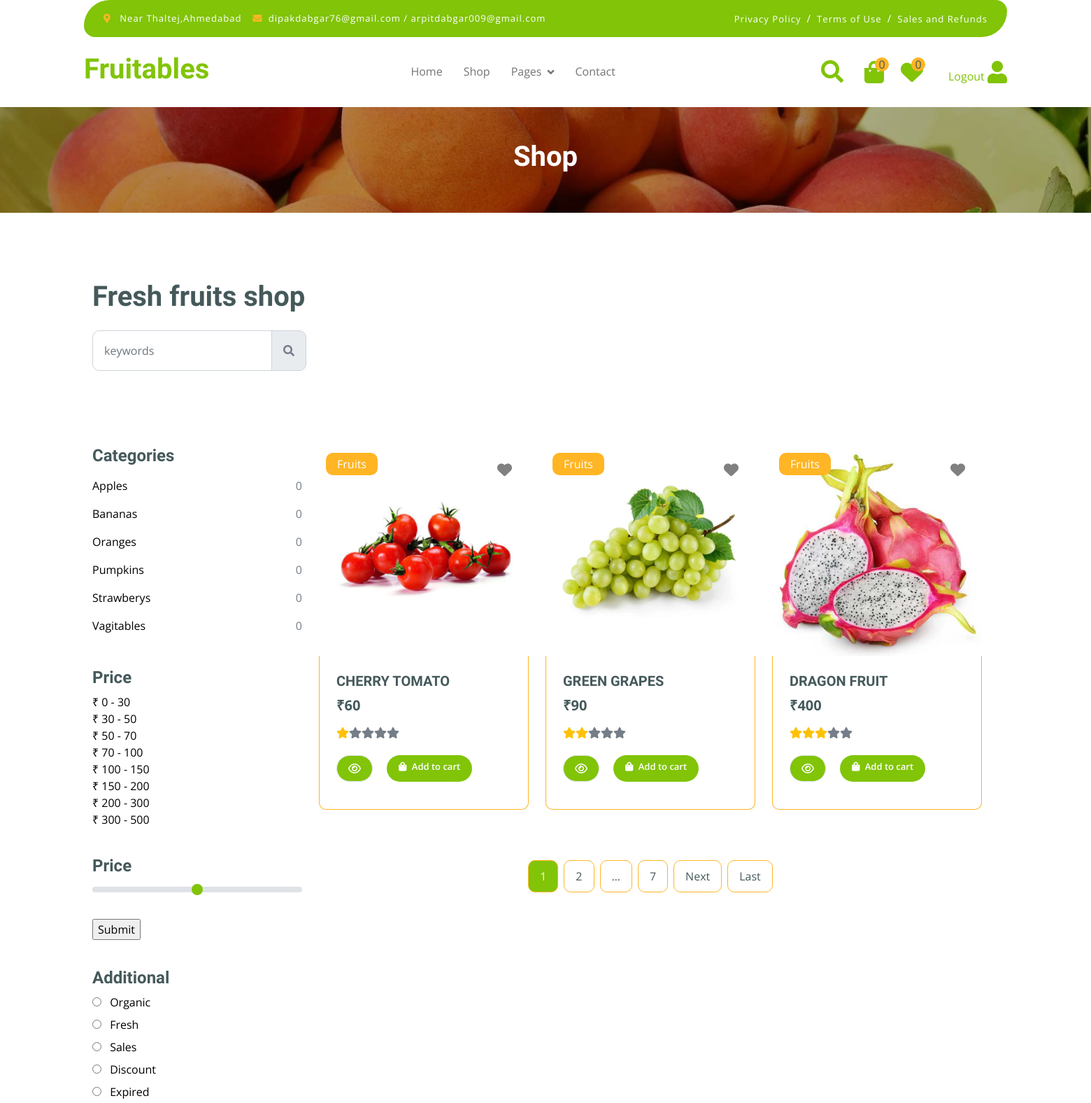
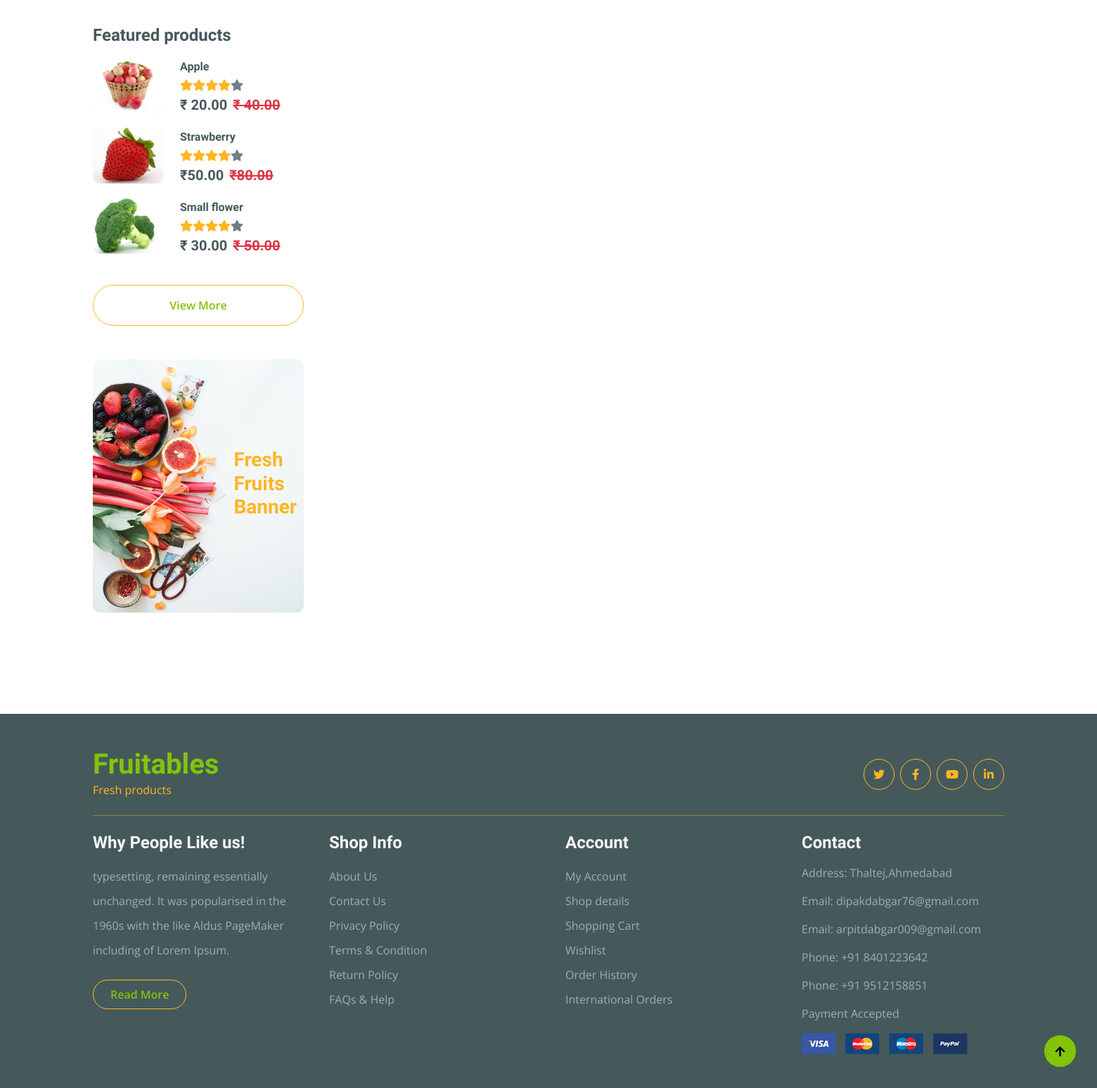
/shop (signed in), run on the app's committed database (2 pictures, top to bottom).
### app/models.py (models this page shows, shortened)
class category(models.Model):
    name1=models.CharField(max_length=30)

class price(models.Model):
    price1 = models.CharField(max_length=50)

class product(models.Model):
    main_category=models.ForeignKey(main_category,on_delete=models.CASCADE,blank=True,null=True)
    sub_category=models.ForeignKey(sub_category,on_delete=models.CASCADE,blank=True,null=True)
    price1=models.ForeignKey(price,on_delete=models.CASCADE,blank=True,null=True)
    name1=models.ForeignKey(category,on_delete=models.CASCADE,blank=True,null=True)
    img=models.ImageField(upload_to='media')
    star=models.IntegerField(default=0)
    name=models.CharField(max_length=50)
    price=models.IntegerField()
    des=models.TextField(blank=True,null=True)

### app/views.py (the view)
# urls.py: path('shop', views.shop, name='shop'),
def shop(request):
    if 'email' in request.session:
        uid=User.objects.get(email=request.session['email'])
        count=category.objects.filter(name1=uid).count()
        count=addcart.objects.filter(user=uid).count()
        pp=product.objects.all().order_by("-id")
        w_count=Add_Whishlist.objects.filter(user_id=uid).count()
        whishlist_product=Add_Whishlist.objects.filter(user_id=uid)
        l1=[]
        for i in whishlist_product:
            l1.append(i.product_id.id)
        mid=main_category.objects.all()
        cid=request.GET.get("cid")
        piz=price.objects.all()
        piz2=request.GET.get("piz2")
        cat=category.objects.all()
        cat2=request.GET.get("cat2")
        S=request.GET.get("sort")
        if cid:
            pp=product.objects.filter(sub_category=cid)
        elif piz2:
            pp=product.objects.filter(price1=piz2)
        elif cat2:
            pp=product.objects.filter(name1=cat2)
        elif S=="lth":
            pp=product.objects.all().order_by("price")
        elif S=="htl":
            pp=product.objects.all().order_by("-price")
        elif S=="atz":
            pp=product.objects.all().order_by("name")
        elif S=="zta":
            pp=product.objects.all().order_by("-name")
        else:
            pp=product.objects.all().order_by("-id")
        paginator=Paginator(pp,3)
        page_number=request.GET.get("page",1)
        pp=paginator.get_page(page_number)
        show_page=paginator.get_elided_page_range(page_number,on_each_side=1,on_ends=1)
        con={'pp':pp,
            'mid':mid,
            'cat':cat,
            'piz':piz,
            "min1":0,
            'count':count,
            'count':count,
            "w_count":w_count,
            "whishlist_product":whishlist_product,"l1":l1,"show_page":show_page}
        return render(request,"shop.html",con)
    else:
        return render(request,"login.html")

### app/templates/shop.html (shortened to what this page needs)
{% extends "index.html" %} {% load static %} {% block content %}
<div class="container-fluid page-header py-5">
  <h1 class="text-center text-white display-6">Shop</h1>
</div>
<div class="container-fluid fruite py-5">
  <div class="container py-5">
    <h1 class="mb-4">Fresh fruits shop</h1>
    <div class="row g-4">
      <div class="col-lg-12">
        <div class="row g-4">
          <div class="col-xl-3">
            <div class="input-group w-100 mx-auto d-flex">
              <input type="search" class="form-control p-3" placeholder="keywords" aria-describedby="search-icon-1" />
              <span id="search-icon-1" class="input-group-text p-3"><i class="fa fa-search"></i></span>
            </div>
          </div>
          <div class="col-6"></div>
          <div class="col-xl-3">
            <form method="get" action="{% url 'shop' %}" id="fruitform">
              <div class=" ps-3 py-3 rounded d-flex mb-4">
              </div>
            </form>
          </div>
        </div>
      </div>
      <div class="row g-4">
        <div class="col-lg-3">
          <div class="row g-4">
            <div class="col-lg-12">
              <div class="mb-3">
                <h4>Categories</h4>
                <ul class="list-unstyled fruite-categorie">
                  <li>
                    {% for i in cat %}
                    <div class="d-flex justify-content-between fruite-name">
                      <a href="/shop?cat2={{i.id}}" style="color:black;">{{i.name1}}</a>
                      <span>{{count}}</span>
                    </div>
                    {% endfor %}
                  </li>
                </ul>
              </div>
            </div>
            <div class="col-lg-12">
              <div class="mb-3">
                <h4 class="mb-2">Price</h4>
                {% for i in piz %}
                <a href="/shop?piz2={{i.id}}" style="color:black;font-size:large-50px"> &#8377; {{i.price1}}</a><br>
                {% endfor %}
              </div>
            </div>
            <form action="{% url 'filter_price' %}"  method="post">
              <div class="col-lg-12">
                  <div class="mb-3">
                      <h4 class="mb-2">Price</h4>
                      <input type="range" class="form-range w-100" id="rangeInput"   value="{{max1}}" oninput="amount.value=rangeInput.value" min="0" max="1500" name="max1">
                      <br/>
                      <input type="submit"  value="Submit" >
                  </div>
              </div>
          </form>
            <div class="col-lg-12">
              <div class="mb-3" style="color: black;">
                <h4>Additional</h4>
                <div class="mb-2">
                  <input type="radio" class="me-2" id="Categories-1" name="Categories-1" value="Beverages" />
                  <label for="Categories-1"> Organic</label>
                </div>
                <div class="mb-2">
                  <input type="radio" class="me-2" id="Categories-2" name="Categories-1" value="Beverages" />
                  <label for="Categories-2"> Fresh</label>
                </div>
                <div class="mb-2">
                  <input type="radio" class="me-2" id="Categories-3" name="Categories-1" value="Beverages" />
                  <label for="Categories-3"> Sales</label>
                </div>
                <div class="mb-2">
                  <input type="radio" class="me-2" id="Categories-4" name="Categories-1" value="Beverages" />
                  <label for="Categories-4"> Discount</label>
                </div>
                <div class="mb-2">
                  <input type="radio" class="me-2" id="Categories-5" name="Categories-1" value="Beverages" />
                  <label for="Categories-5"> Expired</label>
                </div>
              </div>
            </div>
            <div class="col-lg-12">
              <h4 class="mb-3">Featured products</h4>
              <div class="d-flex align-items-center justify-content-start">
                <div class="rounded me-4" style="width: 100px; height: 100px">
                  <img src="{% static 'img/featur-1.jpg' %}" class="img-fluid rounded" alt="" />
                </div>
                <div>
                  <h6 class="mb-2">Apple</h6>
                  <div class="d-flex mb-2">
                    <i class="fa fa-star text-secondary"></i>
                    <i class="fa fa-star text-secondary"></i>
                    <i class="fa fa-star text-secondary"></i>
                    <i class="fa fa-star text-secondary"></i>
                    <i class="fa fa-star"></i>
                  </div>
                  <div class="d-flex mb-2">
                    <h5 class="fw-bold me-2">₹ 20.00 </h5>
                    <h5 class="text-danger text-decoration-line-through">
                      ₹ 40.00
                    </h5>
                  </div>
                </div>
              </div>
              <div class="d-flex align-items-center justify-content-start">
                <div class="rounded me-4" style="width: 100px; height: 100px">
                  <img src="{% static 'img/featur-2.jpg' %}" class="img-fluid rounded" alt="" />
                </div>
                <div>
                  <h6 class="mb-2">
                    Strawberry</h6>
                  <div class="d-flex mb-2">
                    <i class="fa fa-star text-secondary"></i>
                    <i class="fa fa-star text-secondary"></i>
                    <i class="fa fa-star text-secondary"></i>
                    <i class="fa fa-star text-secondary"></i>
                    <i class="fa fa-star"></i>
                  </div>
                  <div class="d-flex mb-2">
                    <h5 class="fw-bold me-2">₹50.00</h5>
                    <h5 class="text-danger text-decoration-line-through">
                      ₹80.00
                    </h5>
                  </div>
                </div>
              </div>
              <div class="d-flex align-items-center justify-content-start">
                <div class="rounded me-4" style="width: 100px; height: 100px">
                  <img src="{% static 'img/featur-3.jpg' %}" class="img-fluid rounded" alt="" />
                </div>
                <div>
                  <h6 class="mb-2">Small flower</h6>
                <div class="d-flex mb-2">
                  <i class="fa fa-star text-secondary"></i>
                  <i class="fa fa-star text-secondary"></i>
                  <i class="fa fa-star text-secondary"></i>
                  <i class="fa fa-star text-secondary"></i>
                  <i class="fa fa-star"></i>
                </div>
                  <div class="d-flex mb-2">
                    <h5 class="fw-bold me-2">₹ 30.00</h5>
                    <h5 class="text-danger text-decoration-line-through">
                      ₹ 50.00
                    </h5>
                  </div>
                </div>
              </div>
              <div class="d-flex justify-content-center my-4">
                <a href="#" class="btn border border-secondary px-4 py-3 rounded-pill text-primary w-100">View More</a>
              </div>
            </div>
            <div class="col-lg-12">
              <div class="position-relative">
                <img src="{% static 'img/banner-fruits.jpg' %}" class="img-fluid w-100 rounded" alt="" />
                <div class="position-absolute" style="top: 50%; right: 10px; transform: translateY(-50%)">
                  <h3 class="text-secondary fw-bold">
                    Fresh <br />
                    Fruits <br />
                    Banner
                  </h3>
                </div>
              </div>
            </div>
          </div>
        </div>
        <div class="col-lg-9">
          <div class="row g-4 justify-content-center">
            {% for i in pp %}
            <div class="col-md-6 col-lg-6 col-xl-4">
              <div class="rounded position-relative fruite-item">
                <div class="fruite-img">
                  <img src="{{i.img.url}}" class="img-fluid w-100 rounded-top" alt="" style="height: 300px" />
                </div>
                <div class="text-white bg-secondary px-3 py-1 rounded position-absolute" style="top: 10px; left: 10px">
                  Fruits
                </div>
                {% if i.id in l1 %}
                <a href="{% url 'add_whishlist' i.id %}"  class="position-absolute top-0 end-0 me-4 my-4" >
                  <i class="fa-solid fa-heart text-danger" style="color: red;font-size :21px;"></i>
                </a>
                {% else %}
                <a href="{% url 'add_whishlist' i.id %}" class="position-absolute top-0 end-0 me-4 my-4">
                  <i class="fa-solid fa-heart "  style="color: gray;font-size :21px;"></i>
                </a>
                {% endif %}
                <div class="p-4 border border-secondary border-top-0 rounded-bottom" style="height: 220px;">
                  <h5>{{i.name}}</h5>
                  <div class="d-flex justify-content-between flex-lg-wrap">
                    <p class="text-dark fs-5 fw-bold mb-0">&#8377;{{i.price}}</p>
                  </div>
                  <div class="d-flex mb-4 mt-3" >
                    <i {% if i.star < 1 %} class="fa fa-star" {% else %} class="fa fa-star text-warning" {% endif %}></i>
                    <i {% if i.star < 2 %} class="fa fa-star " {% else %} class="fa fa-star text-warning" {% endif %}></i>
                    <i {% if i.star < 3 %} class="fa fa-star " {% else %} class="fa fa-star text-warning" {% endif %}></i>
                    <i {% if i.star < 4 %} class="fa fa-star" {% else %} class="fa fa-star text-warning" {% endif %}></i>
                    <i {% if i.star < 5 %} class="fa fa-star" {% else %} class="fa fa-star text-warning" {% endif %}></i>
                  </div>
                  <div style="display: flex; gap:20px;">
                    <a href="{% url 'shop_detail1' i.id %}" class="btn border  rounded-pill px-3 text-primary"  style="background-color: #81C408;color:white"><i
                        class="fa-regular fa-eye" style="color: white;"></i>
                    </a>
                    <a href="{% url 'add_to_cart' i.id %}" class="btn color:white rounded-pill px-3 "
                      style="font-size: 13px;background-color: #81C408;color:white" ><i class="fa fa-shopping-bag me-1" style="color: white;"></i>
                      Add to cart</a>
                  </div>
                  <br>
                </div>
              </div>
            </div>
            {% endfor %}
         <div class="col-12">
              <div class="pagination d-flex justify-content-center mt-5">
                {% for i in show_page %}
                {% if i == pp.number %}
                <a href="?page={{i}}"  class="active rounded">{{i}}</a>
                {% elif i == "..." %}
                <a href="..." class="rounded">...</a>
                {% else %}
                <a href="?page={{i}}" class="rounded">{{i}}</a>
                {% endif %}
                {% endfor %}
                {% if pp.has_next %}
                <a href="?page={{pp.next_page_number}}" class="rounded">Next</a>
                <a href="?page={{pp.paginator.num_pages}}" class="rounded">Last</a>
                {% endif %}
              </div>
            </div>
          </div>
        </div>
      </div>
    </div>
  </div>
</div>
{% endblock %}

### data on the page
category: name1 "Apples", count "0"
category: name1 "Bananas", count "0"
category: name1 "Oranges", count "0"
category: name1 "Pumpkins", count "0"
category: name1 "Strawberys", count "0"
category: name1 "Vagitables", count "0"
price: price1 "0 - 30"
price: price1 "30 - 50"
price: price1 "50 - 70"
price: price1 "70 - 100"
price: price1 "100 - 150"
price: price1 "150 - 200"
price: price1 "200 - 300"
price: price1 "300 - 500"
product: img (picture), name "CHERRY TOMATO", price "60", star 1 (drawn)
product: img (picture), name "GREEN GRAPES", price "90", star 2 (drawn)
product: img (picture), name "DRAGON FRUIT", price "400", star 3 (drawn)

### other printed values
{{ count }} "0"
{{ w_count }} "0"
{{ i }} "1"
{{ i }} "2" "…" "7"
